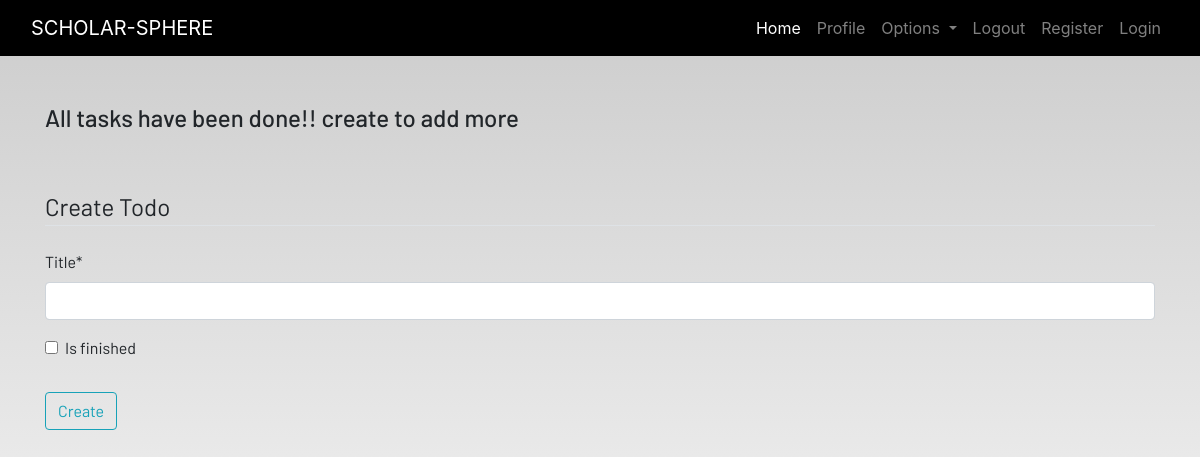
/todo (signed in), run on an earlier commit of the app's database.
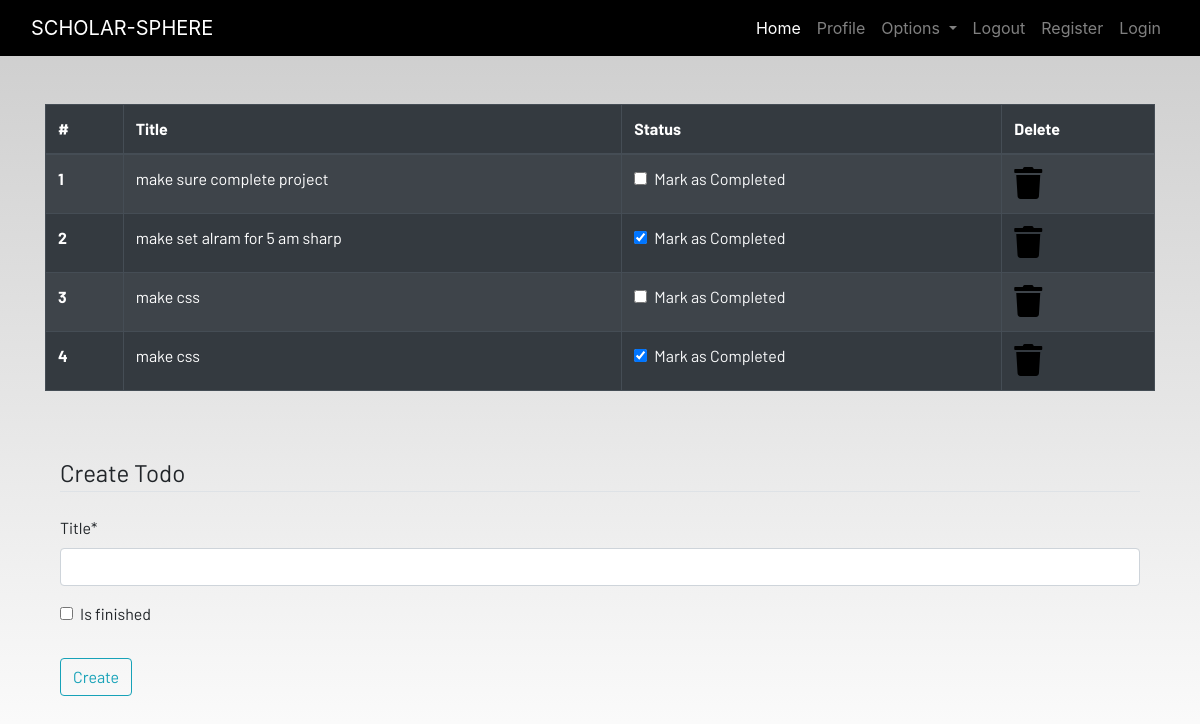
And on a later commit of the database.
### dashboard/models.py (models this page shows, shortened)
class Todo(models.Model):
    user = models.ForeignKey(User ,on_delete=models.CASCADE)
    title = models.CharField(max_length=100)
    is_finished = models.BooleanField(default=False)

### dashboard/views.py (the view)
# urls.py: path('todo' , views.todo, name ="todo"),
def todo(request):
    if request.method == 'POST':
        form = TodoForm(request.POST)
        if form.is_valid:
            try:
                finished = request.POST["is_finished"]
                if finished == "on":
                    finished = True
                else:
                    finished = False
            except:
                finished = False
            todos = Todo(user = request.user, title =request.POST['title'] , is_finished = finished )
            todos.save()
            messages.success(request ,f"Todo added from :{request.user.username} ")
    else:
        form = TodoForm()
    alldata = Todo.objects.filter(user = request.user)
    if len(alldata) == 0:
        todo_done = True
    else:
        todo_done = False
    context = {'alldata':alldata , 'form':form ,'todo_done':todo_done}
    return render(request , 'dashboard/todo.html' , context)

### dashboard/forms.py
class TodoForm(forms.ModelForm):
    class Meta:
        model = Todo
        fields = ['title' , 'is_finished']

### dashboard/templates/dashboard/todo.html (shortened to what this page needs)
{% extends 'dashboard/base.html' %}
{% load static %}
{% load crispy_forms_tags %}
{% block content %}
<div class="container">
    {% if todo_done == False  %}
    <table class="table table-striped table-bordered table-hover table-dark">
        <thead>
            <tr>
                <th scope="col">#</th>
                <th scope="col">Title</th>
                <th scope="col">Status</th>
                <th scope="col">Delete</th>
            </tr>
        </thead>
        <tbody> {% for data in alldata%}
            <tr>
                <th scope="row">{{forloop.counter}}</th>
                <td>{{data.title}}</td>
                <td>
                    <a href="{% url 'update-todo' data.id %}">
                        <div class="form-check">
                            {%if data.is_finished %}
                            <input class="form-check-input" type="checkbox" value="" checked >
                            {%else %}
                            <input class="form-check-input" type="checkbox" value="">
                            {% endif%}
                            <label class="form-check-label text-light" for="flexCheckDefault">
                                Mark as Completed
                            </label>
                        </div>
                    </a>
                </td>
                <td><a href="{% url 'delete-todo' data.id %}"><i class="fa fa-trash fa-2x"></i></a></td>
          </tr>  {% endfor %}
        </tbody>
    </table>
    {%else %}
    <h4>All tasks have been done!! create to add more</h4>
</div> {% endif %}<br><br>
<div class="container">
    <form method="POST">
        <fieldset class="form-group">
            <legend class="border-bottom mb-4">Create Todo</legend>
            {{form|crispy }}
        </fieldset>
        <div class="form-group">
            <button href="" class="btn btn-outline-info" type="submit">
                Create
            </button>
        </div>
    </form>
</div>
{% endblock content %}

What changed in the data, as far as the page shows it:
added Todo: title "make sure complete project"
added Todo: title "make set alram for 5 am sharp"
added Todo: title "make css"
added Todo: title "make css"
Also different on the page:
text no longer shown: "All tasks have been done!! create to add more"
text now shown: "# Title Status Delete"
